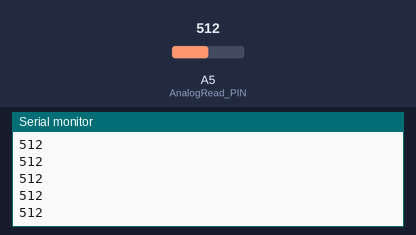
Recording of a sketch running on a simulated Arduino Uno, built with avr-gcc and run on an emulated ATmega328P. On the bench: the last lines printed to the serial monitor. The inputs (shaded band) are chosen by the test bench; at power-on: A5 (AnalogRead_PIN) = 512.

Above: at 1.2 s.
1.3 s: A5 (AnalogRead_PIN) set to 716
At 1.31 s:
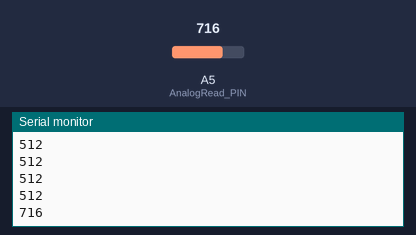
2.8 s: A5 (AnalogRead_PIN) set to 900
At 2.81 s:
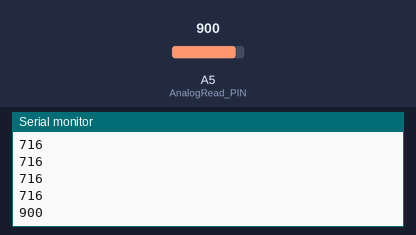
Timing chart, 0 to 5.8 s (numbered marks = the images above; inputs shaded):
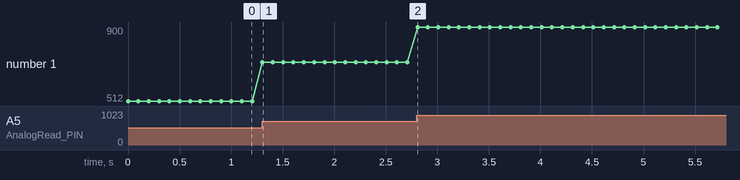

Measured:
- after the input at 1.3 s, the serial monitor: prints a new line at once (image 1)
- after the input at 2.8 s, the serial monitor: prints a new line at once (image 2)
- plotted number 1: 512 → 716 after the input at 1.3 s, 716 → 900 after the input at 2.8 s

The sketch:

sketch_aug26c.ino
```cpp
#define AnalogRead_PIN 5
void setup() {
  Serial.begin(9600);
  // put your setup code here, to run once:
  pinMode(AnalogRead_PIN, INPUT);
}

void loop() {
  // put your main code here, to run repeatedly:
  int val = analogRead(AnalogRead_PIN);
  Serial.println(val);
  delay(100);
}
```
